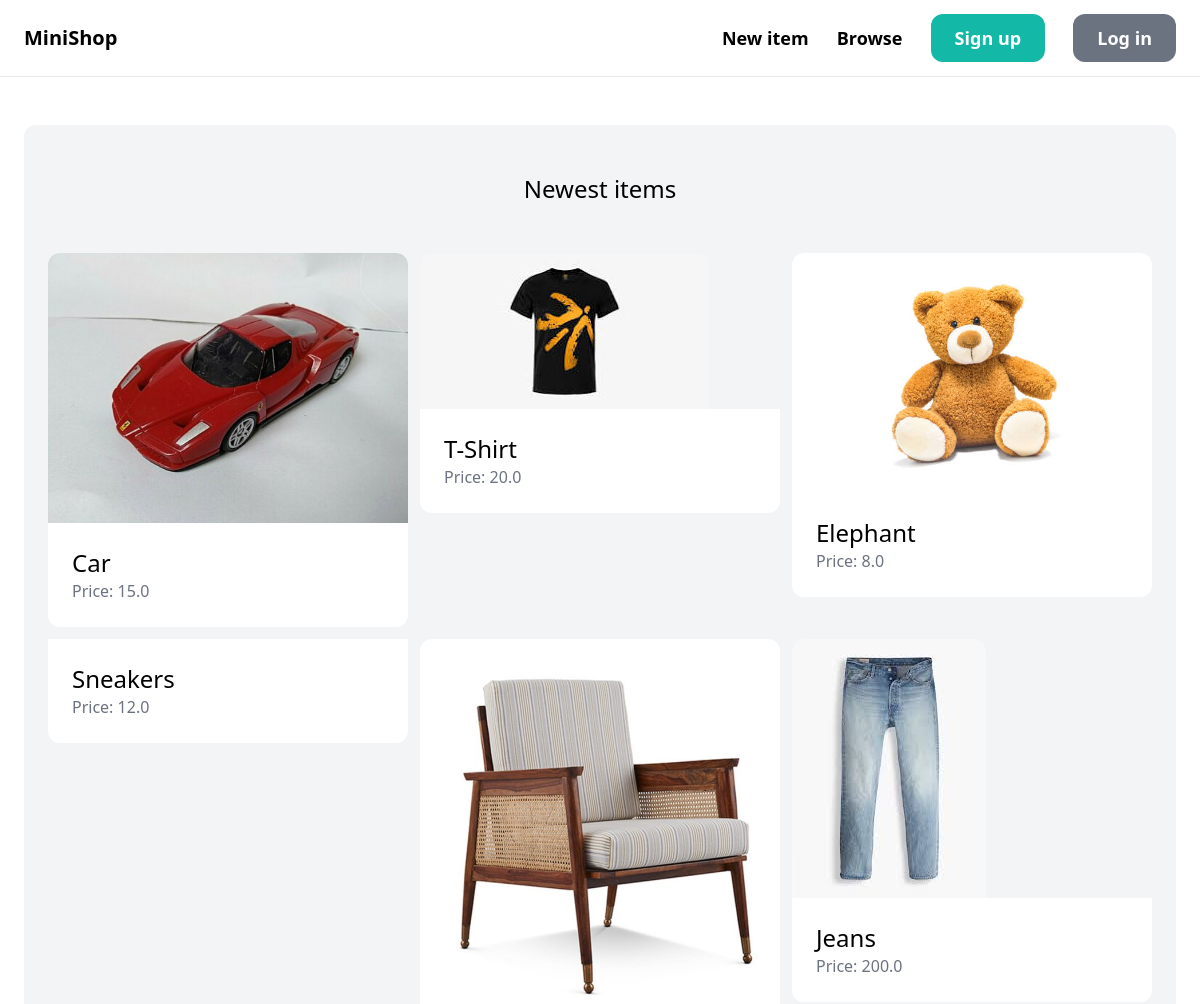
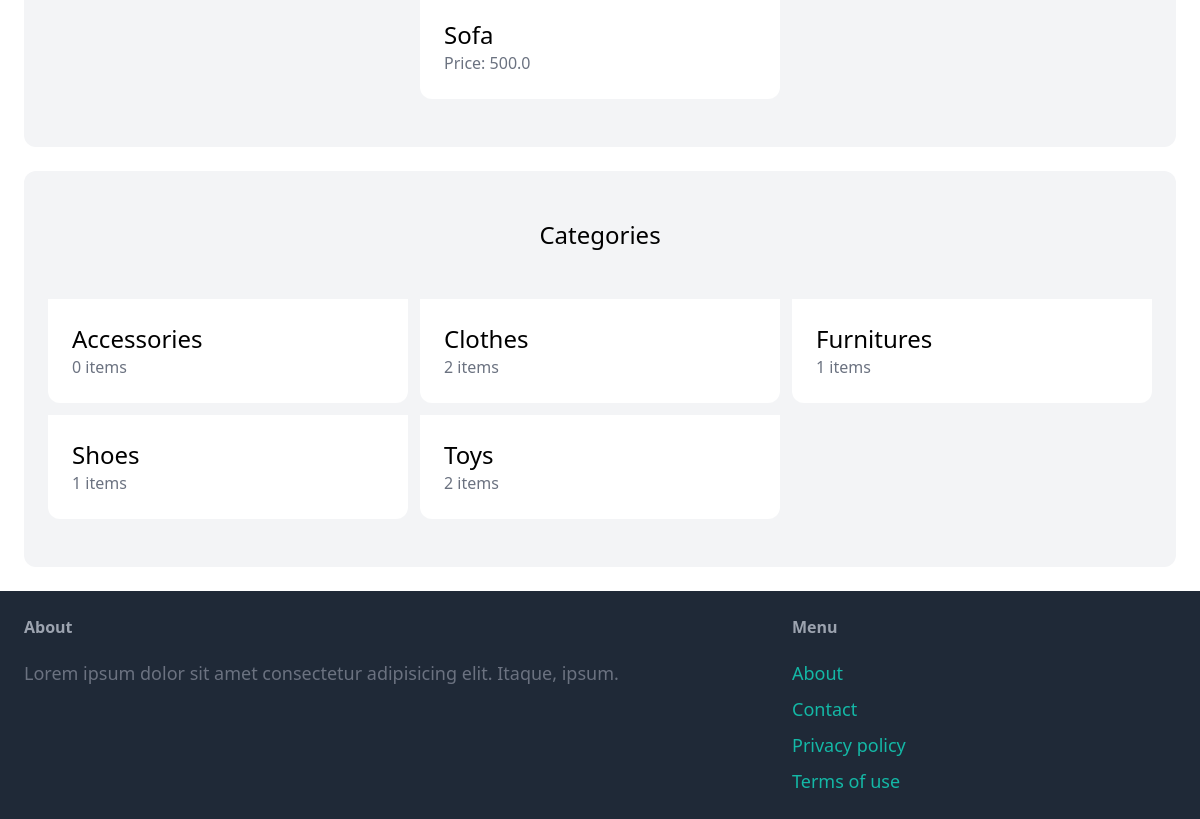
The page / on the database its author committed (2 pictures, top to bottom).
### item/models.py (models this page shows, shortened)
class Item(models.Model):
    category = models.ForeignKey(Category, related_name='items', on_delete=models.CASCADE)
    name = models.CharField(max_length=255)
    description = models.TextField(blank=True, null=True)
    price = models.FloatField()
    image = models.ImageField(upload_to='item_images', blank=True, null=True)
    is_sold = models.BooleanField(default=False)
    created_by = models.ForeignKey(User, related_name='items', on_delete=models.CASCADE)
    created_at = models.DateTimeField(auto_now_add=True)

class Category(models.Model):
    name = models.CharField(max_length=255)
    class Meta:
        ordering = ('name',)
        verbose_name_plural = 'Categories'

### core/views.py (the view)
# urls.py: path('', views.index, name='name'),
def index(request):
    items = Item.objects.filter(is_sold=False)[0:6]
    categories = Category.objects.all()
    return render(request, 'core/index.html', {
        'categories': categories,
        'items': items,
    })

### core/templates/core/index.html (shortened to what this page needs)
{% extends 'core/base.html' %}
{% block content %}
    <div class="mt-6 px-6 py-12 bg-gray-100 rounded-xl">
        <h2 class="mb-12 text-2xl text-center">Newest items</h2>
        <div class="grid grid-cols-3 gap-3">
            {% for item in items %}
                <div>
                    <a href="{% url 'item:detail' item.id %}">
                        <div>
                            <img src="{{ item.image.url }}" class="rounded-t-xl" alt="">
                        </div>
                        <div class="p-6 bg-white rounded-b-xl">
                            <h2 class="text-2xl">{{ item.name }}</h2>
                            <p class="text-gray-500">Price: {{ item.price }}</p>
                        </div>
                    </a>
                </div>
            {% endfor %}
        </div>
    </div>
    <div class="mt-6 px-6 py-12 bg-gray-100 rounded-xl">
        <h2 class="mb-12 text-2xl text-center">Categories</h2>
        <div class="grid grid-cols-3 gap-3">
            {% for category in categories %}
            <div>
                <a href="#">
                    <div class="p-6 bg-white rounded-b-xl">
                        <h2 class="text-2xl">{{ category.name }}</h2>
                        <p class="text-gray-500">{{ category.items.count }} items</p>
                    </div>
                </a>
            </div>
            {% endfor %}
        </div>
    </div>
{% endblock %}

### core/templates/core/base.html (shortened to what this page needs)
<!DOCTYPE html>
<html>
    <head>
        <script src="https://cdn.tailwindcss.com"></script>
    </head>
    <body>
        <nav class="py-6 px-6 flex justify-between items-center border-b border-gray-200">
            <a href="/" class="text-xl font-semibold">MiniShop</a>
            <div class="space-x-6">
                <a href="{% url 'item:new' %}" class="text-lg font-semibold hover:text-gray-500">New item</a>
                <a href="{% url 'item:items' %}" class="text-lg font-semibold hover:text-gray-500">Browse</a>
                {% if request.user.is_authenticated %}
                    <a href="{% url 'conversation:inbox' %}" class="px-6 py-3 text-lg font-semibold bg-teal-500 text-white rounded-xl hover:bg-teal-700">Inbox</a>
                    <a href="{% url 'dashboard:index' %}" class="px-6 py-3 text-lg font-semibold bg-gray-500 text-white rounded-xl hover:bg-gray-700">Dashboard</a>
                {% else %}
                    <a href="{% url 'core:signup' %}" class="px-6 py-3 text-lg font-semibold bg-teal-500 text-white rounded-xl hover:bg-teal-700">Sign up</a>
                    <a href="{% url 'core:login' %}" class="px-6 py-3 text-lg font-semibold bg-gray-500 text-white rounded-xl hover:bg-gray-700">Log in</a>
                {% endif %}
                </div>
        </nav>
        <div class="px-6 py-6">
            {% block content %}
            {% endblock %}
        </div>
        <footer class="py-6 px-6 flex justify-between bg-gray-800">
            <div class="w-2/3 pr-10">
                <h3 class="mb-5 font-semibold text-gray-400">About</h3>
                <p class="text-lg text-gray-500">Lorem ipsum dolor sit amet consectetur adipisicing elit. Itaque, ipsum.</p>
            </div>
            <div class="w-1/3">
                <h3 class="mb-5 font-semibold text-gray-400">Menu</h3>
                <ul class="space-y-2">
                    <li><a href="#" class="text-lg text-teal-500 hover:text-teal-700">About</a></li>
                    <li><a href="{% url 'core:contact' %}" class="text-lg text-teal-500 hover:text-teal-700">Contact</a></li>
                    <li><a href="#" class="text-lg text-teal-500 hover:text-teal-700">Privacy policy</a></li>
                    <li><a href="#" class="text-lg text-teal-500 hover:text-teal-700">Terms of use</a></li>
                </ul>
            </div>
        </footer>
    </body>
</html>

### rows shown on the page
Item: image (picture), name "Car", price "15.0"
Item: image (picture), name "T-Shirt", price "20.0"
Item: image (picture), name "Elephant", price "8.0"
Item: name "Sneakers", price "12.0"
Item: image (picture), name "Sofa", price "500.0"
Item: image (picture), name "Jeans", price "200.0"
Category: name "Accessories", items.count "0"
Category: name "Clothes", items.count "2"
Category: name "Furnitures", items.count "1"
Category: name "Shoes", items.count "1"
Category: name "Toys", items.count "2"
